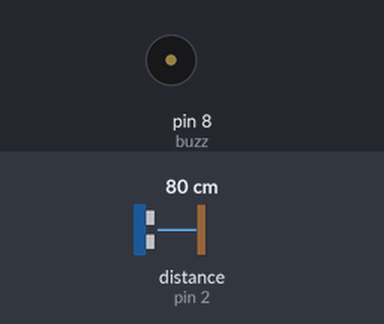
The sketch below on a simulated Arduino Uno, built with avr-gcc and run on an emulated ATmega328P. Parts: buzzer (waves = sounding, pin HIGH). Wiring (inferred from the names in the program): ultrasonic range finder: trigger pin 3; echo pin 2. The inputs (shaded band) are chosen by the test bench; at power-on: distance to the obstacle (sensor on pin 2) 80 cm. The echo pulse lasts 58.3 µs per cm; pins used as bus, display or sensor lines are not drawn; what the sketch prints to the serial monitor is not drawn.

Above: at 1.8 s.
1.9 s: distance to the obstacle (sensor on pin 2) set to 33 cm
3.4 s: distance to the obstacle (sensor on pin 2) set to 28 cm
At 4.8 s:
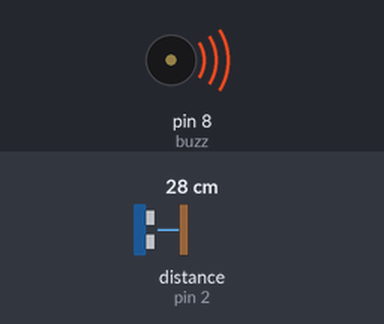
7.5 s: distance to the obstacle (sensor on pin 2) set to 35 cm
At 8.4 s:
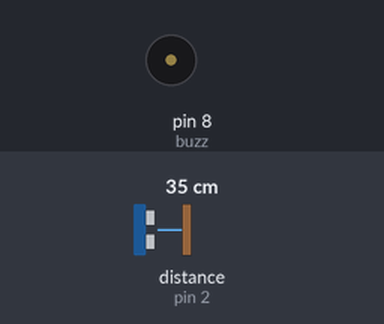
9.5 s: distance to the obstacle (sensor on pin 2) set to 2 cm
At 10.8 s:
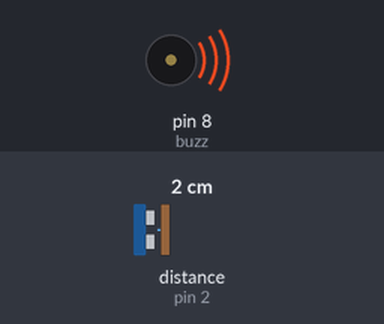
Timing chart, 0 to 12.5 s (numbered marks = the images above; inputs shaded):
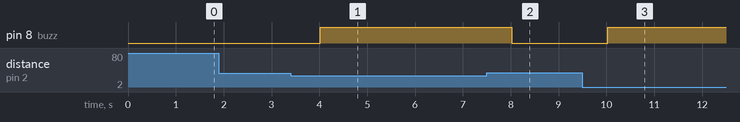

Measured:
- the behaviour switches between 31 and 30 cm on distance to the obstacle (sensor on pin 2) (found by bisection; images 0 and 1)
- after the input at 1.9 s, every drawn part: stays the same
- after the input at 3.4 s, pin 8 (buzz): LOW → HIGH after 0.62 s
- after the input at 7.5 s, pin 8 (buzz): HIGH → LOW after 0.52 s
- after the input at 9.5 s, pin 8 (buzz): LOW → HIGH after 0.53 s

The sketch:

code.ino
```cpp
#define echoPin 2 // attach pin D2 Arduino to pin Echo of HC-SR04
#define trigPin 3 //attach pin D3 Arduino to pin Trig of HC-SR04
#define buzz 8 //Buzzer pin connected to pin 8 of Arduino
const int max_dist=30;//Distance between sensor and door in cm
// defines variables
long duration; // variable for the duration of sound wave travel
int distance; // variable for the distance measurement

void setup() {
  pinMode(buzz, OUTPUT);//Sets the buzz pin as an OUTPUT
  pinMode(trigPin, OUTPUT); // Sets the trigPin as an OUTPUT
  pinMode(echoPin, INPUT); // Sets the echoPin as an INPUT
  Serial.begin(9600); // // Serial Communication is starting with 9600 of baudrate speed
}
void loop() {
  // Clears the trigPin condition
  digitalWrite(trigPin, LOW);
  delayMicroseconds(2);
  // Sets the trigPin HIGH (ACTIVE) for 10 microseconds
  digitalWrite(trigPin, HIGH);
  delayMicroseconds(10);
  digitalWrite(trigPin, LOW);
  // Reads the echoPin, returns the sound wave travel time in microseconds
  duration = pulseIn(echoPin, HIGH);
  // Calculating the distance
  distance = duration * 0.034 / 2; // Speed of sound wave divided by 2 (go and back)
  Serial.print(distance);// Displays the distance on the Serial Monitor and sending to bolt
  if(distance<max_dist)//Comparing with max distance
  digitalWrite(buzz, HIGH);//Buzzer ON
  delay(1000);
  digitalWrite(buzz, LOW);
}
```
